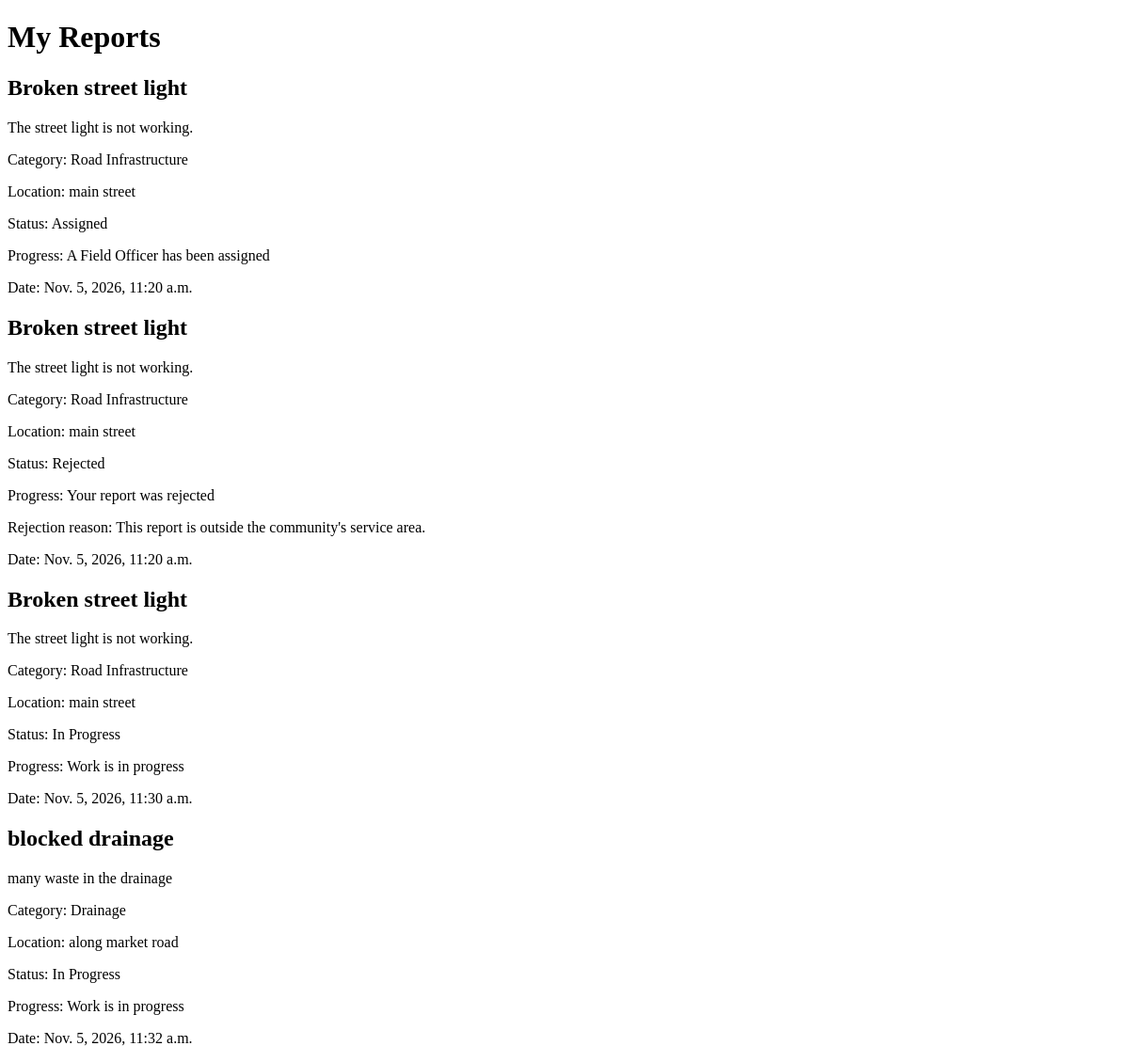
The page /reports/my-reports/ (signed in) on the database as committed earlier.
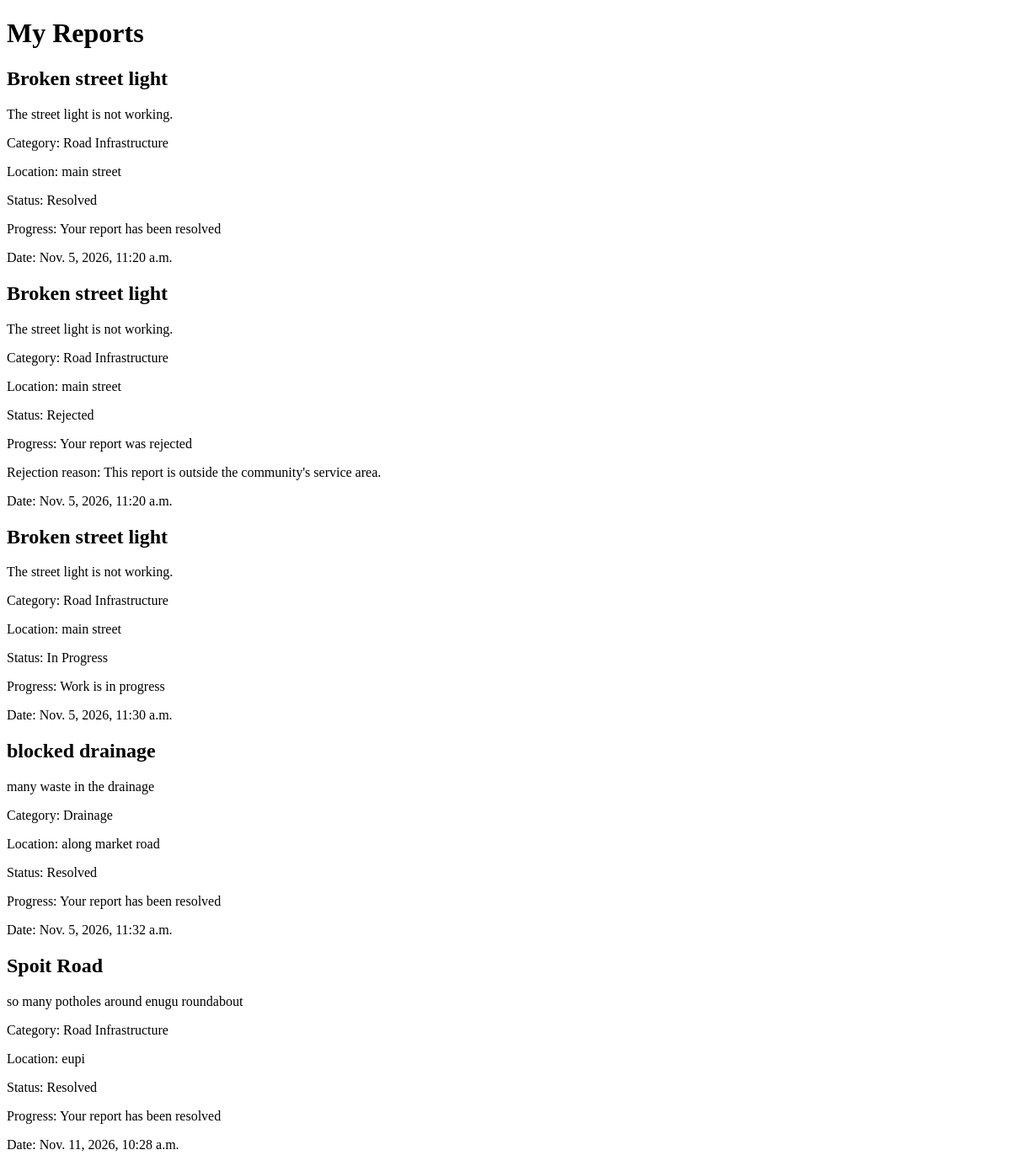
The same page on the database as committed later.
### reports/models.py (models this page shows, shortened)
class Report(models.Model):
    STATUS_CHOICES = [
        ('submitted', 'Submitted'),
        ('under_review', 'Under Review'),
        ('assigned', 'Assigned'),
        ('in_progress', 'In Progress'),
        ('pending_verification', 'Pending Verification'),
        ('resolved', 'Resolved'),
        ('rejected', 'Rejected'),
    ]
    rejection_reason = models.TextField(
    blank=True,
    default=''
)
    title = models.CharField(max_length=200)
    description = models.TextField()
    location = models.CharField(max_length=255)
    date_reported = models.DateTimeField(auto_now_add=True)
    image = models.ImageField(
        upload_to='reports/',
        blank=True,
        null=True
    )
    category = models.ForeignKey(
        Category,
        on_delete=models.PROTECT,
        related_name='reports'
    )
    reporter = models.ForeignKey(
        settings.AUTH_USER_MODEL,
        on_delete=models.PROTECT,
        related_name='reports'
    )
    assigned_officer = models.ForeignKey(
        settings.AUTH_USER_MODEL,
        on_delete=models.SET_NULL,
        null=True,
        blank=True,
        related_name='assigned_reports'
    )
    status = models.CharField(
        max_length=20,
        choices=STATUS_CHOICES,
        default='submitted'
    )

class Category(models.Model):
    name = models.CharField(max_length=100, unique=True)
    description = models.TextField(blank=True)
    def __str__(self):
        return self.name

### reports/views.py (the view)
# urls.py: path('my-reports/', views.my_reports, name='my_reports'),
@login_required
def my_reports(request):
    reports = request.user.reports.all()
    return render(
    request,
    'reports/my_reports.html',
    {'reports': reports}
)

### templates/reports/my_reports.html (shortened to what this page needs)
<!DOCTYPE html>
<html>
<head>
</head>
<body>
    <h1>My Reports</h1>
{% for report in reports %}
    <h2>{{ report.title }}</h2>
    <p>{{ report.description }}</p>
    <p>Category: {{ report.category }}</p>
    <p>Location: {{ report.location }}</p>
    <p>Status: {{ report.get_status_display }}</p>
{% if report.status == 'submitted' %}
    <p>Progress: Report submitted</p>
{% elif report.status == 'under_review' %}
    <p>Progress: Your report is being reviewed</p>
{% elif report.status == 'assigned' %}
    <p>Progress: A Field Officer has been assigned</p>
{% elif report.status == 'in_progress' %}
    <p>Progress: Work is in progress</p>
{% elif report.status == 'pending_verification' %}
    <p>Progress: Work has been completed and is awaiting verification</p>
{% elif report.status == 'resolved' %}
    <p>Progress: Your report has been resolved</p>
{% elif report.status == 'rejected' %}
    <p>Progress: Your report was rejected</p>
{% endif %}
{% if report.status == 'rejected' %}
    <p>Rejection reason: {{ report.rejection_reason }}</p>
{% endif %}
    <p>Date: {{ report.date_reported }}</p>
{% empty %}
    <p>You have not submitted any reports yet.</p>
{% endfor %}
</body>
</html>

Rows that differ between the two databases and show on the page:
changed Report (number 1 of 5 on the later page): status "Assigned" → "Resolved"; status "Progress: A Field Officer has been assigned" → "Progress: Your report has been resolved"
changed Report "blocked drainage": status "In Progress" → "Resolved"; status "Progress: Work is in progress" → "Progress: Your report has been resolved"
added Report: title "Spoit Road", description "so many potholes around enugu roundabout", category "Road Infrastructure", location "eupi", status "Resolved", shows "Progress: Your report has been resolved", date_reported "Nov. 11, 2026, 10:28 a.m."
